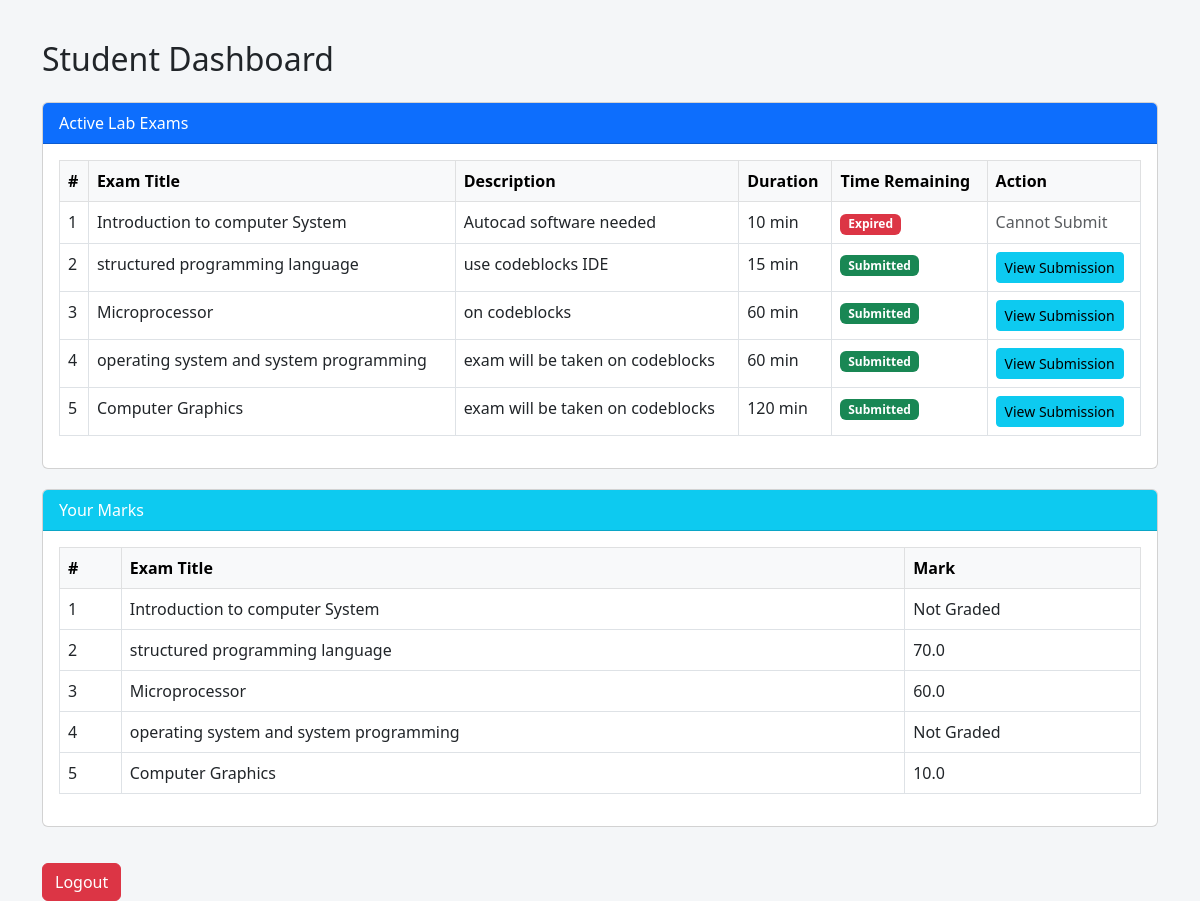
Screenshot of /student/dashboard (signed in) with the database file from the repository.
### app.py (models this page shows, shortened)
class Exam(db.Model):
    id = db.Column(db.Integer, primary_key=True)
    title = db.Column(db.String(120), nullable=False)
    description = db.Column(db.Text)
    duration_minutes = db.Column(db.Integer, default=30)
    start_time = db.Column(db.DateTime, nullable=True)
    end_time = db.Column(db.DateTime, nullable=True)
    published = db.Column(db.Boolean, default=False)
    teacher_id = db.Column(db.Integer, db.ForeignKey('user.id'))
    submissions = db.relationship('Submission', backref='exam', lazy=True)
    @property
    def time_remaining(self):
        if self.end_time:
            remaining = (self.end_time - datetime.utcnow()).total_seconds()
            return max(0, int(remaining))
        return 0

### app.py (the view)
@app.route('/student/dashboard')
@login_required
def student_dashboard():
    if current_user.role!='student':
        flash('Access denied!','danger')
        return redirect(url_for('index'))
    exams = Exam.query.order_by(Exam.start_time.desc().nullslast()).all()
    softwares = Software.query.all()
    for exam in exams:
        submission = Submission.query.filter_by(exam_id=exam.id, student_id=current_user.id).first()
        exam.submitted = bool(submission)
        exam.submission_file = submission.file_name if submission and submission.file_name else None
        exam.mark = submission.mark if submission and exam.published else None
        exam.remaining_time = exam.time_remaining
    return render_template('dashboard_student.html',exams=exams,softwares=softwares)

### app.py (called while the page is built)
@login_manager.user_loader
def load_user(user_id):
    return User.query.get(int(user_id))

### templates/dashboard_student.html (shortened to what this page needs)
<!DOCTYPE html>
<html lang="en">
<head>
    <link href="https://cdn.jsdelivr.net/npm/bootstrap@5.3.0/dist/css/bootstrap.min.css" rel="stylesheet">
</head>
<body>
<div class="container">
    <h2 class="mb-4">Student Dashboard</h2>
    <div class="card">
        <div class="card-header bg-primary text-white">
            Active Lab Exams
        </div>
        <div class="card-body">
            <table class="table table-bordered table-hover">
                <thead class="table-light">
                    <tr>
                        <th>#</th>
                        <th>Exam Title</th>
                        <th>Description</th>
                        <th>Duration</th>
                        <th>Time Remaining</th>
                        <th>Action</th>
                    </tr>
                </thead>
                <tbody>
                    {% for exam in exams %}
                    <tr>
                        <td>{{ loop.index }}</td>
                        <td>{{ exam.title }}</td>
                        <td>{{ exam.description }}</td>
                        <td>{{ exam.duration_minutes }} min</td>
                        <td>
                            {% if not exam.submitted and exam.time_remaining > 0 %}
                                <span class="timer" id="timer{{ exam.id }}">{{ exam.time_remaining }} seconds</span>
                            {% elif exam.submitted %}
                                <span class="badge bg-success">Submitted</span>
                            {% else %}
                                <span class="badge bg-danger">Expired</span>
                            {% endif %}
                        </td>
                        <td>
                            {% if not exam.submitted and exam.time_remaining > 0 %}
                                <button class="btn btn-primary btn-sm start-exam-btn" data-id="{{ exam.id }}" data-title="{{ exam.title }}">
                                    Start Exam
                                </button>
                            {% elif exam.submitted and exam.submission_file %}
                                <a href="{{ url_for('download_submission', filename=exam.submission_file) }}" class="btn btn-info btn-sm">View Submission</a>
                            {% elif exam.submitted %}
                                <span class="text-muted">Submitted</span>
                            {% else %}
                                <span class="text-muted">Cannot Submit</span>
                            {% endif %}
                        </td>
                    </tr>
                    {% else %}
                    <tr>
                        <td colspan="6" class="text-center">No active exams</td>
                    </tr>
                    {% endfor %}
                </tbody>
            </table>
        </div>
    </div>
    <div class="card">
        <div class="card-header bg-info text-white">
            Your Marks
        </div>
        <div class="card-body">
            <table class="table table-bordered table-hover">
                <thead class="table-light">
                    <tr>
                        <th>#</th>
                        <th>Exam Title</th>
                        <th>Mark</th>
                    </tr>
                </thead>
                <tbody>
                    {% for exam in exams %}
                    <tr>
                        <td>{{ loop.index }}</td>
                        <td>{{ exam.title }}</td>
                        <td>
                            {% if exam.mark is not none %}
                                {{ exam.mark }}
                            {% else %}
                                Not Graded
                            {% endif %}
                        </td>
                    </tr>
                    {% else %}
                    <tr>
                        <td colspan="3" class="text-center">No exams assigned yet</td>
                    </tr>
                    {% endfor %}
                </tbody>
            </table>
        </div>
    </div>
    <a href="{{ url_for('logout') }}" class="btn btn-danger mt-3">Logout</a>
</div>
</body>
</html>

### templates/dashboard_student.html (style rules this page uses)
body { background: #f4f6f8; font-family: 'Segoe UI', Tahoma, Geneva, Verdana, sans-serif; }
.container { margin-top: 40px; }
.card { margin-bottom: 20px; }

### rows the page displays
Exam: title "Introduction to computer System", description "Autocad software needed", duration_minutes "10", shows "Expired", shows "Cannot Submit", shows "Not Graded"
Exam: title "structured programming language", description "use codeblocks IDE", duration_minutes "15", shows "Submitted", mark "70.0"
Exam: title "Microprocessor", description "on codeblocks", duration_minutes "60", shows "Submitted", mark "60.0"
Exam: title "operating system and system programming", description "exam will be taken on codeblocks", duration_minutes "60", shows "Submitted", shows "Not Graded"
Exam: title "Computer Graphics", description "exam will be taken on codeblocks", duration_minutes "120", shows "Submitted", mark "10.0"
